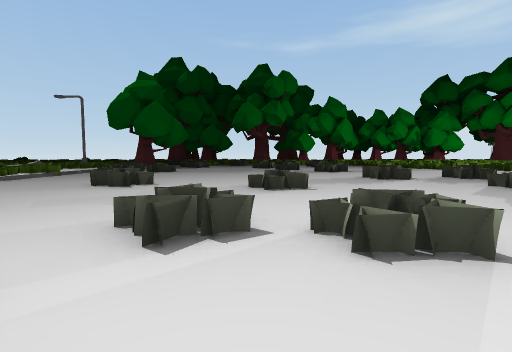
View 1 (above)

24 first-person views from a walk through a 3-D level made in the Unity game engine. The camera is 1.2 m above the floor, tilts 4° down and sees 85° across. The floor is counted in squares, 2 m on a side. Each view is taken from the middle of a square. On the plan, view 1 faces up. The plan holds only what a view shows up to about 9 squares ahead; the rest is blank. The place goes on beyond the plan. The player is left out. Some surface patterns are stand-ins.

View 2
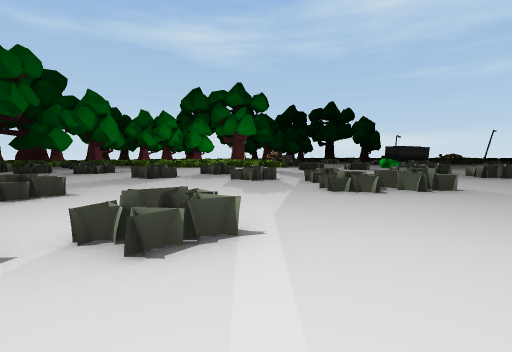

View 3
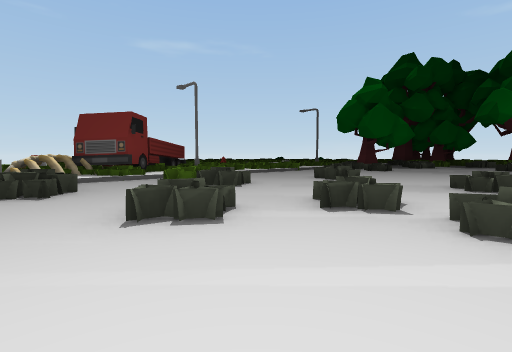

View 4
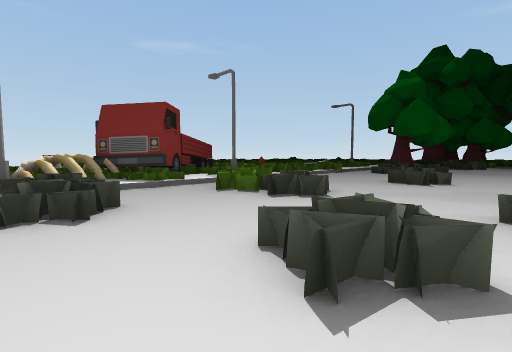

View 5
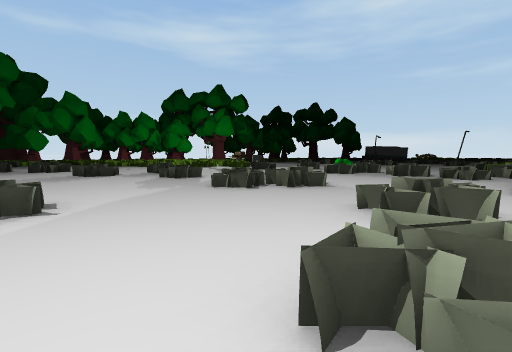

View 6
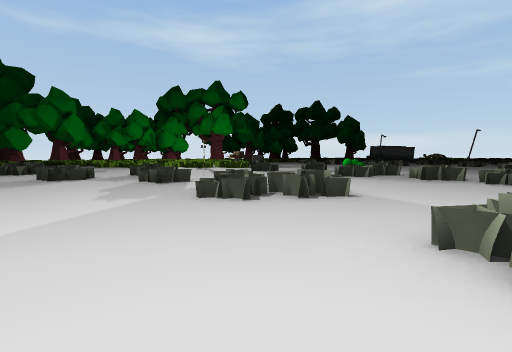

View 7
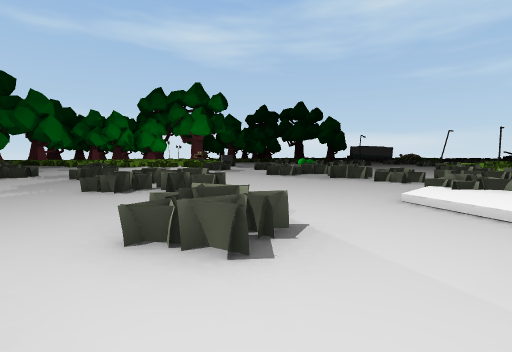

View 8
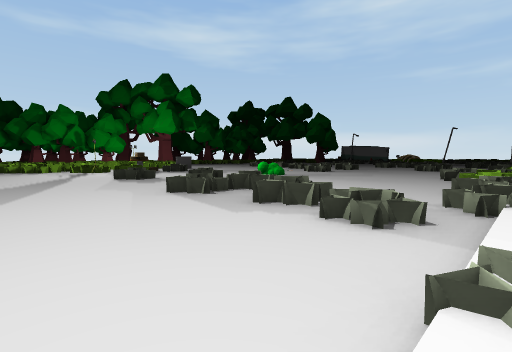

View 9
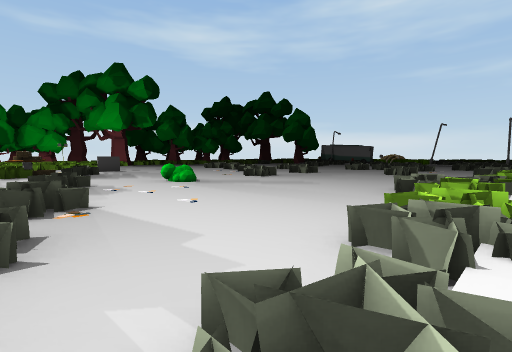

View 10
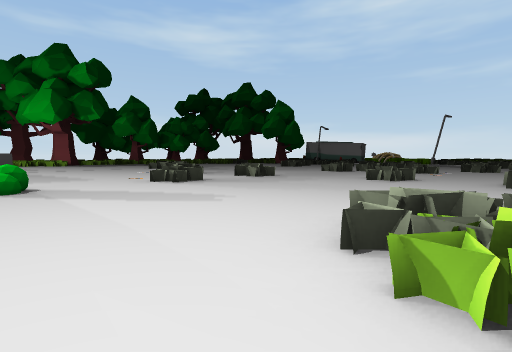

View 11
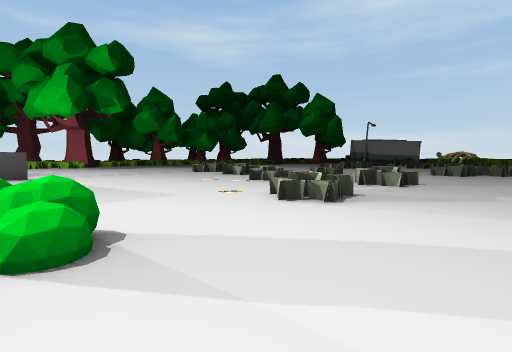

View 12
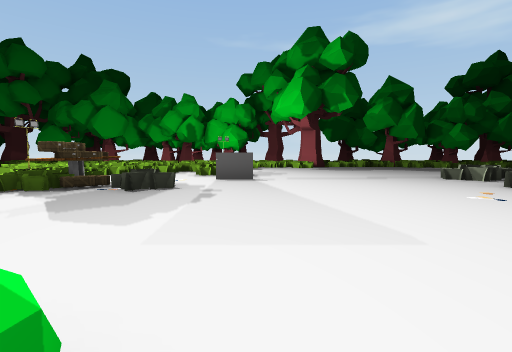

View 13
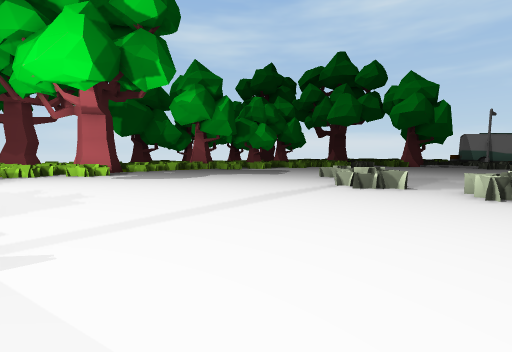

View 14
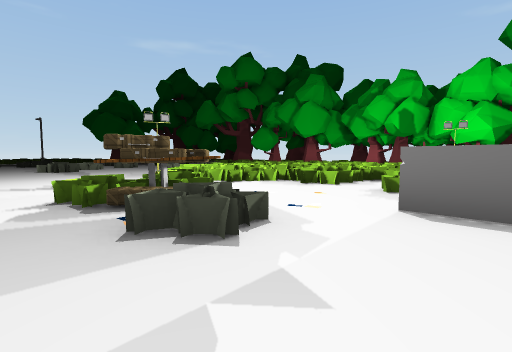

View 15
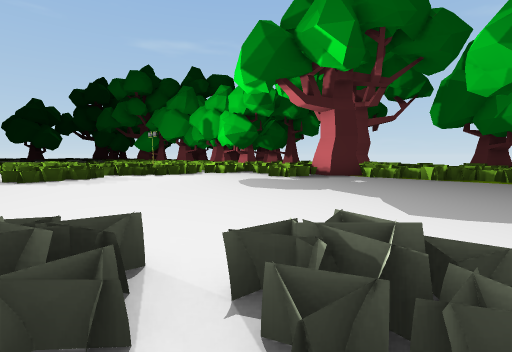

View 16
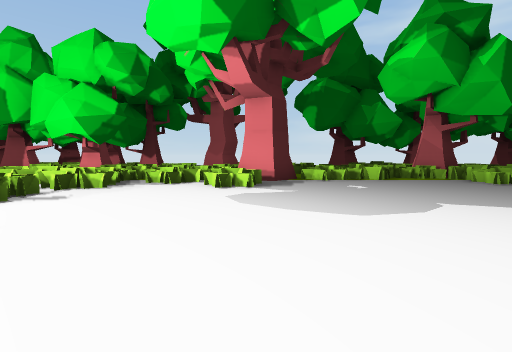

View 17
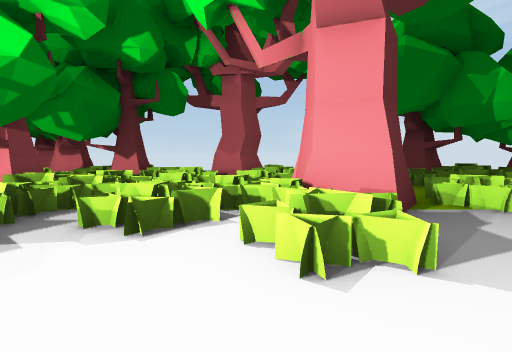

View 18
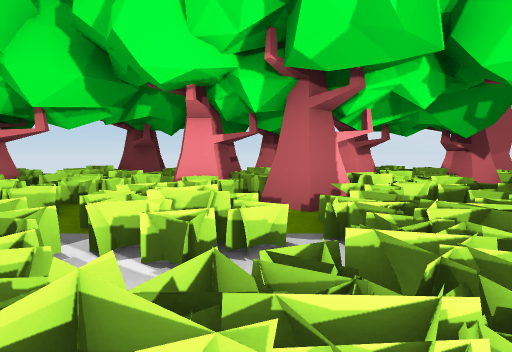

View 19
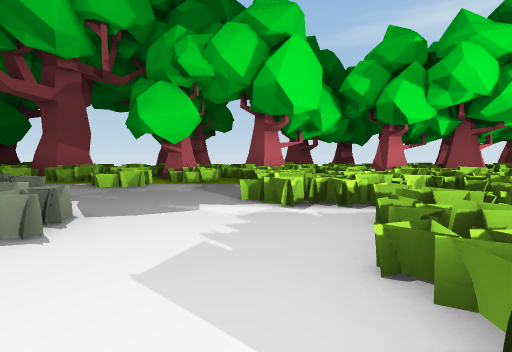

View 20
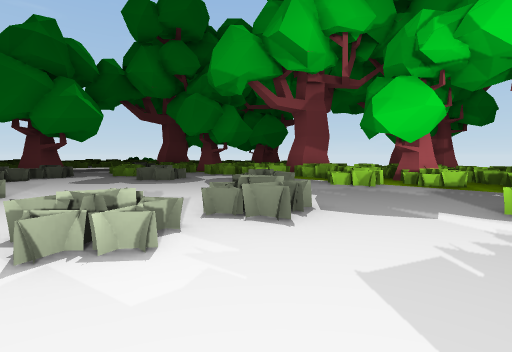

View 21
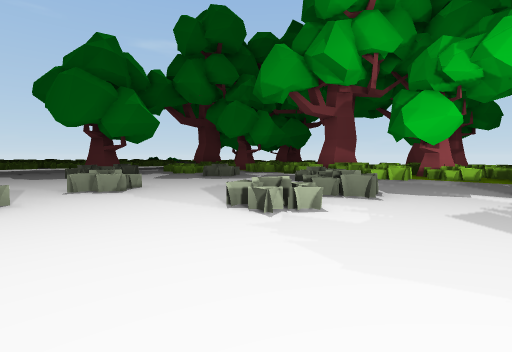

View 22
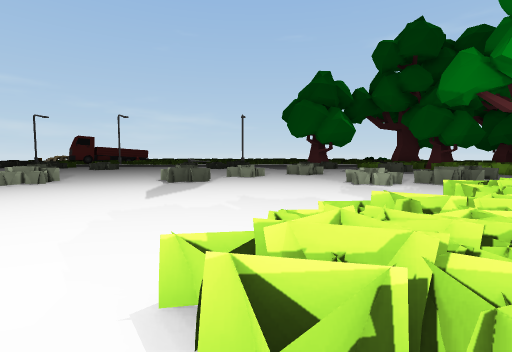

View 23
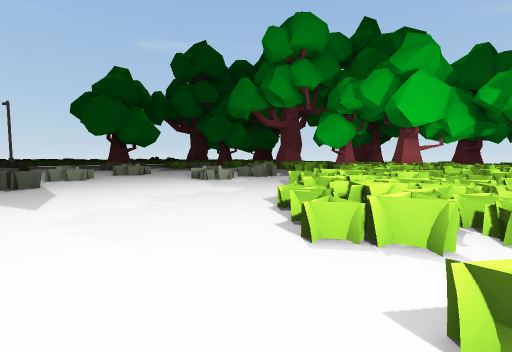

View 24
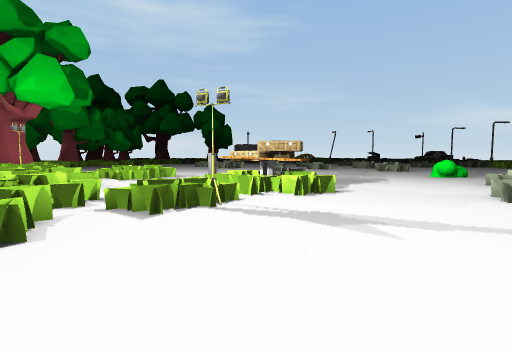

### Floor plan
Key: @ floor where view 1 was taken; # wall or solid block; . main floor; : floor 0.25 m higher than the main floor; / step, stairs or slope; = window, fence, low wall or low ledge; T truck; S streetlight; R tree; B barrier; C crate; O other object.
Columns run from 9 left of view 1 to 24 right of it. Each row starts with its distance up from view 1.
 28                    R
 27                 RR RRR    ##    R
 26                           #.    R
 25                         R
 24                RR  R    R
 23          ## .R.R  .RR            R
 22          =......  ...       ##. .R
 21         .==.....  ...    ...#.....
 20         ........   ..    .........
 19         =..=.....   .   ..........
 18      ...=........       ..........
 17   RR =......==...       O.........
 16      ==.....==...       ..........
 15     ..=..==..=...     ............
 14     .....=........ .............==
 13       ....==...................==.
 12           ..=.......O...BB....==..
 11            .=........CC=..........
 10       ..  ...........C.=......==
  9  ==.= ... .....................
  8   :.........==.=.............==
  7    ................==.........
  6    ...=...=..........=......=.=
  5     .....==...=.........R..==.==..
  4      ..........=..................
  3  T:. =..=......=...===............
  2  TT.....===...==....=..........==
  1 ##:....==......=...==.............
  0 O=:==..=.@................=.  ....
 -1   S ==.......==....=./=/..==  .==
 -2           .=....//::/=/=   =
 -3             .../::  =#

Positions as (right, up) in squares from view 1, and headings:
1: (0, 0), facing up
2: (0, 0), facing up-right
3: (1, -1), facing up-left
4: (-1, -1), facing up-left
5: (1, -2), facing up-right
6: (2, -1), facing up-right
7: (3, -3), facing up-right
8: (7, -2), facing up-right
9: (11, -2), facing up-right
10: (15, -1), facing up-right
11: (15, 3), facing up-right
12: (16, 5), facing up
13: (16, 10), facing up-right
14: (16, 9), facing up-left
15: (24, 13), facing up-left
16: (19, 14), facing up
17: (18, 18), facing up
18: (11, 19), facing up
19: (6, 15), facing up
20: (6, 15), facing up-left
21: (6, 13), facing up-left
22: (10, 13), facing left
23: (10, 11), facing up-left
24: (7, 11), facing right
